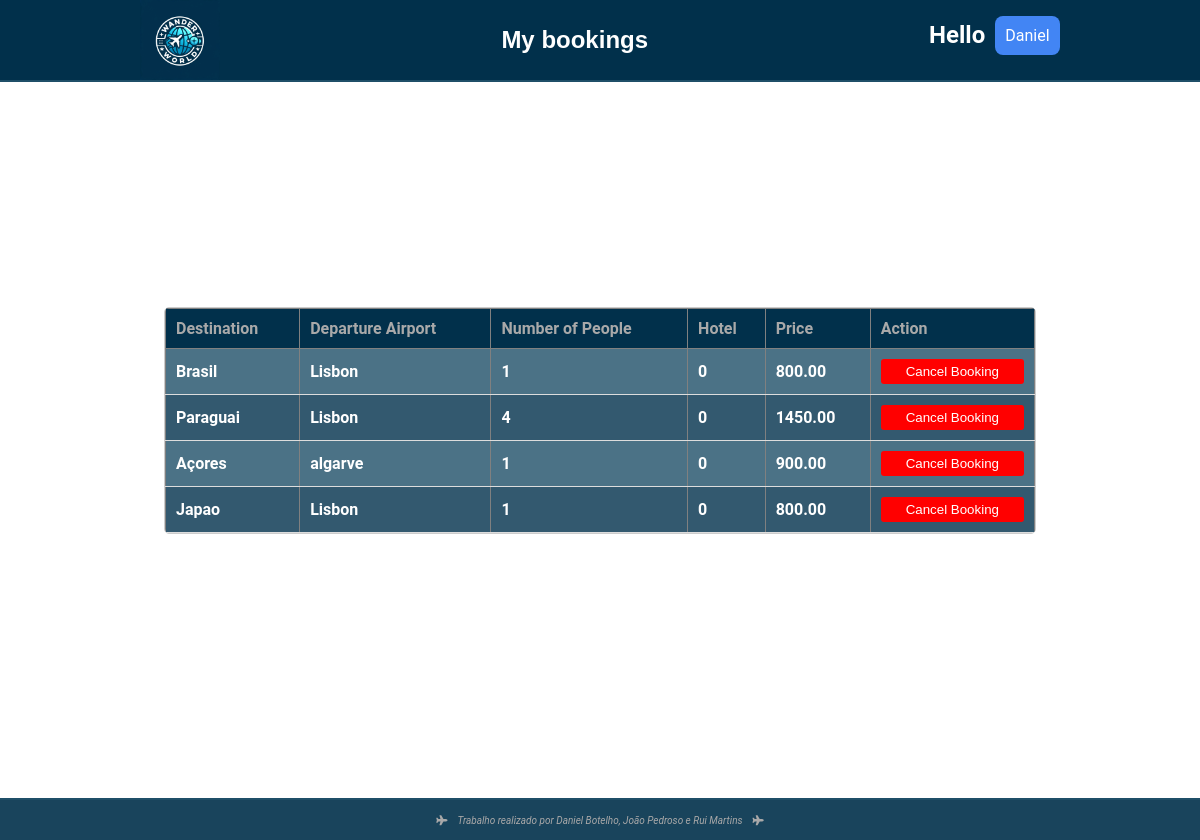
The page /mybookings.php (signed in) on the database its author committed.
### tables this page shows
CREATE TABLE `viagens` (
  `id` int(11) NOT NULL,
  `destination_id` int(11) DEFAULT NULL,
  `departure_airport` varchar(255) DEFAULT NULL,
  `num_people` int(11) DEFAULT NULL,
  `hotel` varchar(255) DEFAULT NULL,
  `price` decimal(10,2) DEFAULT NULL,
  `user_id` int(11) DEFAULT NULL,
  `destination_name` varchar(255) DEFAULT NULL,
  `user_name` varchar(255) DEFAULT NULL
);

CREATE TABLE `destinations` (
  `id` int(11) NOT NULL,
  `name` varchar(255) NOT NULL,
  `description` text NOT NULL,
  `image_path` varchar(255) NOT NULL
);

### public/mybookings.php (the view, shortened to what this page needs)
<?php
if (isset($_SESSION['id']) && isset($_SESSION['user_name'])) {
    include_once "../includes/db-conn.php";
    $user_id = $_SESSION['id'];
    $sql = "SELECT v.*, d.name as destination_name FROM viagens v
            JOIN destinations d ON v.destination_id = d.id
            WHERE v.user_id = ?";
    $stmt = $conn->prepare($sql);
    $stmt->bind_param("i", $user_id);
    $stmt->execute();
    $result = $stmt->get_result();
    ?>
    <!DOCTYPE html>
    <html lang="en">
    <head>
        <link rel="stylesheet" href="../assets/styles/navbar.css">
  <link rel="stylesheet" href="../assets/styles/styles.css">
  <link rel="stylesheet" href="https://cdnjs.cloudflare.com/ajax/libs/font-awesome/5.15.4/css/all.min.css">
    </head>
    <body>
    <nav>
    <div class="img_container">
       <a href="../public/home.php"><img src="../assets/images/logogpt.jpeg" alt="Logo" id="logo"></a>
    </div>
   <div id="titulo">
    <h1>
      My bookings
    </h1>
   </div>
    <div class="Menu_user">
       <h1 class="hello" style="margin-bottom: 30px;">Hello </h1>
       <ul class="menu">
        <li class="menu-item">
       <a  class="User"><?php echo $_SESSION['name']; ?></a>
  </li>
</ul>
      </div>
  </nav>
  <div class="main">
        <div class="container2">
            <?php if ($result->num_rows > 0): ?>
                <table border="1" align="center">
                    <thead>
                        <tr>
                            <th>Destination</th>
                            <th>Departure Airport</th>
                            <th>Number of People</th>
                            <th>Hotel</th>
                            <th>Price</th>
                            <th>Action</th>
                        </tr>
                    </thead>
                    <tbody>
                        <?php while ($row = $result->fetch_assoc()): ?>
                            <tr>
                                <td><?php echo $row['destination_name']; ?></td>
                                <td><?php echo $row['departure_airport']; ?></td>
                                <td><?php echo $row['num_people']; ?></td>
                                <td><?php echo $row['hotel']; ?></td>
                                <td><?php echo $row['price']; ?></td>
                                <td>
                                    <form action="../includes/cancel_booking.php" method="POST">
                                        <button type="submit" onclick="return confirm('Are you sure you want to cancel this booking?');">Cancel Booking</button>
                                    </form>
                                </td>
                            </tr>
                        <?php endwhile; ?>
                    </tbody>
                </table>
            <?php else: ?>
                <p style="text-align: center;" id="nobook">You have no bookings at the moment.</p>
            <?php endif; ?>
        </div>
    </div>
        <footer>
            <i class="fas fa-plane airplane-icon"></i>
            <em>Trabalho realizado por Daniel Botelho, João Pedroso e Rui Martins</em>
            <i class="fas fa-plane airplane-icon"></i>
        </footer>
    </body>
    </html>
    <?php
} else {
    header("Location: index.php");
    exit();
}
?>

### assets/styles/navbar.css (style rules this page uses)
#logo { width: 100%; height: 100%; cursor: pointer; transition: all 0.5s ease; }
.Menu_user { display:flex; justify-content: space-between; color: white; align-items: center; }
img { width: fit-content; height: fit-content; }
.hello { margin-right: 10px; margin-bottom: 10px; }
nav { display:flex; height: 80px; width: 100%; justify-content:space-around; background-color: rgb(1, 48, 75); z-index: 999; position: fixed; top:0; border-bottom: 2px solid rgb(31, 79, 104); }
#titulo { font-family: 'Lucida Sans', 'Lucida Sans Regular', 'Lucida Grande', 'Lucida Sans Unicode', Geneva, Verdana, sans-serif; align-items: center; align-content: center; color: white; }
#titulo h1 { margin: 0 auto; }
.menu, .drop-menu { list-style-type: none; padding: 0; margin: 0; align-content: center; }
.menu-item { display: inline-block; background-color: #4285f4; position: center; margin-bottom: 10px; border-radius: 8px; cursor: pointer; width: fit-content; }
.menu-item a { text-decoration: none; padding: 10px 10px; color: #fff; display: block; width: 50px; align-self: center; width: fit-content; }
footer { height: 40px; width: 100%; position: fixed; bottom: 0; z-index: 999; border-top: 2px solid rgb(31, 79, 104); background-color: rgba(1, 48, 75, 0.9); color: darkgray; justify-content: center; align-items: center; display: flex; gap: 10px; font-size: 10px; }

### assets/styles/styles.css (style rules this page uses)
body { font-family: 'Roboto', sans-serif; margin: 0; padding: 0; scroll-behavior: smooth; background-image: url("../images/background4.jpg"); background-position: center; background-repeat: no-repeat; background-size: cover; background-attachment: fixed; color: #333; }
footer { height: 40px; width: 100%; position: fixed; bottom: 0; z-index: 999; border-top: 2px solid rgb(31, 79, 104); background-color: rgba(1, 48, 75, 0.9); color: darkgray; justify-content: center; align-items: center; display: flex; gap: 10px; font-size: 10px; }

### public/mybookings.php (style rules this page uses)
.main { margin: 20px; display: flex; justify-content: center; align-items: center; height: 100vh; }
.container2 { border: 1px solid #ccc; border-radius: 5px; overflow: hidden; width: 75%; }
table { width: 100%; border-collapse: collapse; color: white; font-weight: bold; }
th { background-color: rgb(1, 48, 75); color: darkgrey; font-weight: bold; padding: 10px; text-align: left; }
td { padding: 10px; border-bottom: 1px solid #ddd; }
tr:nth-child(even) { background: rgb(1, 48, 75, 0.8); }
tr:nth-child(odd) { background-color: rgba(31, 79, 104, 0.8); }
button { cursor: pointer; background: red; border: none; color: white; border-radius: 3px; width: 100%; padding-top:5px; padding-bottom:5px; }

### rows shown on the page
viagens: destination.name "Brasil", departure_airport "Lisbon", num_people "1", hotel "0", price "800.00"
viagens: destination.name "Paraguai", departure_airport "Lisbon", num_people "4", hotel "0", price "1450.00"
viagens: destination.name "Açores", departure_airport "algarve", num_people "1", hotel "0", price "900.00"
viagens: destination.name "Japao", departure_airport "Lisbon", num_people "1", hotel "0", price "800.00"

### other values the page prints
$_SESSION['name'] "Daniel"
